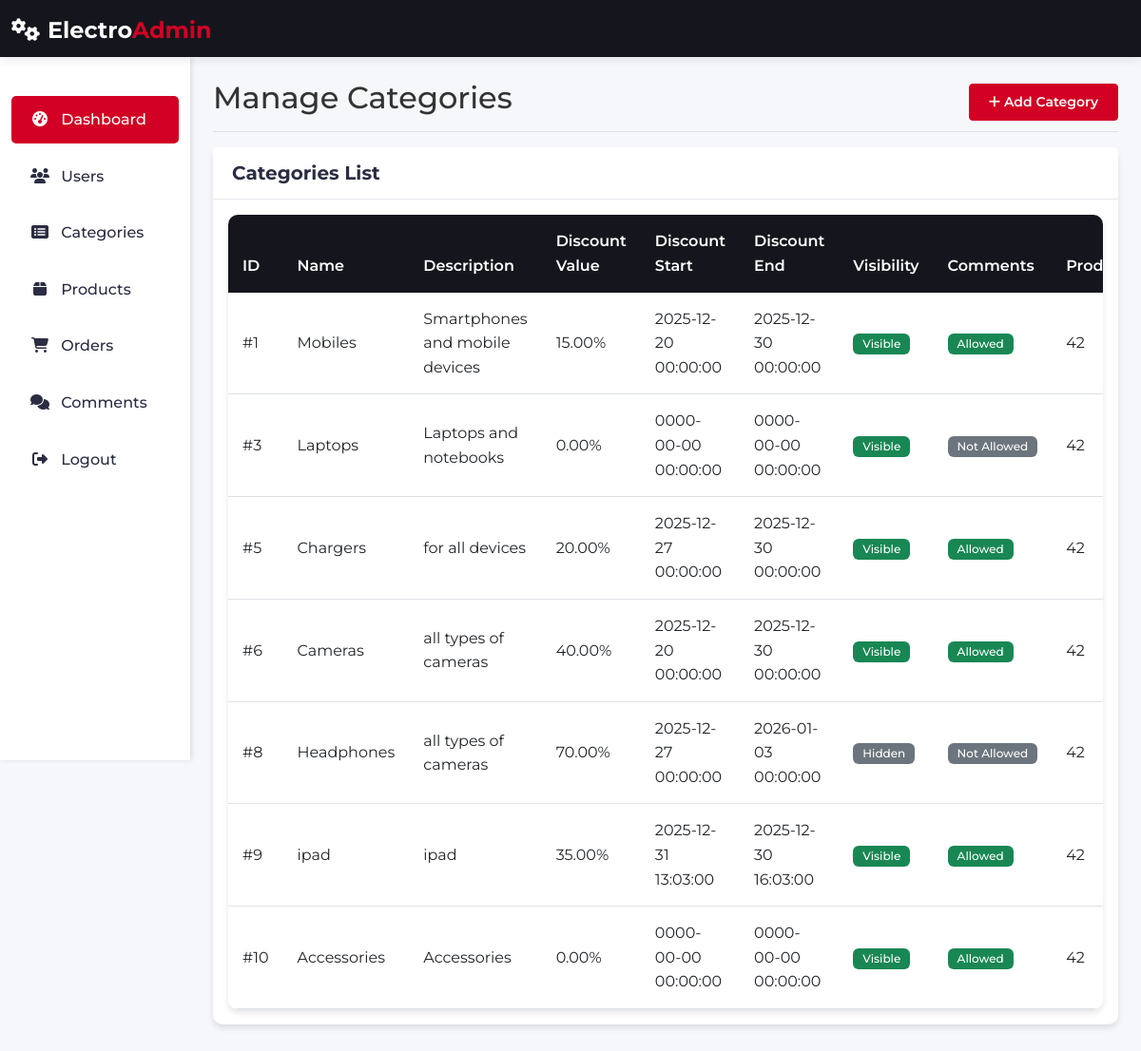
The app's page /admin/categories.php with its own data.
### tables this page shows
CREATE TABLE IF NOT EXISTS `categories` (
  `id` int NOT NULL AUTO_INCREMENT,
  `name` varchar(100) NOT NULL,
  `description` text,
  `discount_value` decimal(10,2) DEFAULT NULL,
  `discount_start` datetime DEFAULT NULL,
  `discount_end` datetime DEFAULT NULL,
  `visibility` tinyint(1) DEFAULT '1',
  `allow_comments` tinyint(1) DEFAULT '1',
  PRIMARY KEY (`id`)
);

### admin/config/database.php (called while the page is built, shortened)
<?php
class DatabasePDO
{
    private static $instance = null;
    private $conn;
    private function __construct()
    {
        $dsn = "mysql:host=" . DB_HOST . ";dbname=" . DB_NAME . ";charset=utf8mb4";
        $this->conn = new PDO($dsn, DB_USER, DB_PASS, [
            PDO::ATTR_ERRMODE => PDO::ERRMODE_EXCEPTION
        ]);
    }
    public static function getInstance()
    {
        if (self::$instance === null) {
            self::$instance = new DatabasePDO();
        }
        return self::$instance;
    }
    public function query($sql, $params = [])
    {
        $stmt = $this->conn->prepare($sql);
        $stmt->execute($params);
        return $stmt;
    }
}
$db = DatabasePDO::getInstance();

### admin/categories.php (the view, shortened to what this page needs)
<?php
require_once 'config/database.php';
?>
<!DOCTYPE html>
<html lang="en">
<head>
    <link href="https://cdn.jsdelivr.net/npm/bootstrap@5.3.0-alpha1/dist/css/bootstrap.min.css" rel="stylesheet">
    <link rel="stylesheet" href="https://cdnjs.cloudflare.com/ajax/libs/font-awesome/6.4.0/css/all.min.css">
    <link rel="stylesheet" href="assets/css/admin-style.css">
</head>
<body>
    <?php
    include('includes/header.php');
    ?>
    <div class="container-fluid">
        <div class="row">
            <?php
            include('includes/sidebar.php');
            ?>
            <main class="col-md-9 ms-sm-auto col-lg-10 px-md-4 mt-5">
                <div class="d-flex justify-content-between flex-wrap flex-md-nowrap align-items-center pt-3 pb-2 mb-3 border-bottom">
                    <h1 class="h2">Manage Categories</h1>
                    <button class="btn btn-sm btn-primary" data-bs-toggle="modal" data-bs-target="#addCategory">
                        <i class="fas fa-plus"></i> Add Category
                    </button>
                </div>
                <div class="card">
                    <div class="card-header">
                        <h5 class="mb-0">Categories List</h5>
                    </div>
                    <div class="card-body">
                        <div class="table-responsive">
                            <table class="table table-hover">
                                <thead>
                                    <tr>
                                        <th>ID</th>
                                        <th>Name</th>
                                        <th>Description</th>
                                        <th>Discount Value</th>
                                        <th>Discount Start</th>
                                        <th>Discount End</th>
                                        <th>Visibility</th>
                                        <th>Comments</th>
                                        <th>Products</th>
                                    </tr>
                                </thead>
                                <tbody>
                                    <?php
                                    $sql = "SELECT * FROM categories";
                                    $result = $db->query($sql);
                                    $categories = $result->fetchAll(PDO::FETCH_ASSOC);
                                    if (count($categories) > 0):
                                        foreach ($categories as $category) :
                                    ?>
                                            <tr>
                                                <td>#<?= $category['id'] ?></td>
                                                <td><strong></strong><?= $category['name'] ?></td>
                                                <td><?= $category['description'] ?></td>
                                                <td>
                                                    <?= !empty($category['discount_value']) ? $category['discount_value'] . '%' : 'No Discount'; ?>
                                                </td>
                                                <td>
                                                    <?= !empty($category['discount_start']) ? $category['discount_start'] . '' : 'No Discount'; ?>
                                                </td>
                                                <td>
                                                    <?= !empty($category['discount_end']) ? $category['discount_end'] . '' : 'No Discount'; ?>
                                                </td>
                                                <td>
                                                    <span class="badge <?= $category['visibility'] ? 'bg-success' : 'bg-secondary'; ?>">
                                                        <?= $category['visibility'] ? 'Visible' : 'Hidden'; ?>
                                                    </span>
                                                </td>
                                                <td>
                                                    <span class="badge <?= $category['allow_comments'] ? 'bg-success' : 'bg-secondary'; ?>">
                                                        <?= $category['allow_comments'] ? 'Allowed' : 'Not Allowed'; ?>
                                                    </span>
                                                </td>
                                                <td>42</td>
                                            </tr>
                                    <?php
                                        endforeach;
                                    endif;
                                    ?>
                                </tbody>
                            </table>
                        </div>
                    </div>
                </div>
            </main>
</body>
</html>

### admin/assets/css/admin-style.css (style rules this page uses)
:root { --body-color: #333; --headers-color: #2B2D42; --primary-color: #D10024; --dark-color: #15161D; --dark-alt: #1E1F29; --grey-light: #E4E7ED; --grey-lighter: #FBFBFC; --grey-medium: #8D99AE; --grey-dark: #B9BABC; }
* { margin: 0; padding: 0; box-sizing: border-box; }
body { font-family: 'Montserrat', sans-serif; color: var(--body-color); background-color: #f5f7fb; line-height: 1.6; overflow-x: hidden; }
h1, h2, h3, h4, h5, h6 { color: var(--headers-color); font-weight: 700; }
.btn-primary { background-color: var(--primary-color); border-color: var(--primary-color); padding: 8px 20px; font-weight: 600; transition: all 0.3s ease; }
main { margin-top: 60px; padding: 20px; min-height: calc(100vh - 60px); }
.table-responsive { border-radius: 10px; overflow: hidden; box-shadow: 0 4px 6px rgba(0, 0, 0, 0.1); }
.table { margin-bottom: 0; }
.table thead th { background-color: var(--dark-color); color: white; border: none; font-weight: 600; padding: 15px; }
.table tbody td { padding: 15px; vertical-align: middle; }
.badge { padding: 5px 10px; font-weight: 500; }
.card { border: none; border-radius: 10px; box-shadow: 0 4px 6px rgba(0, 0, 0, 0.1); margin-bottom: 20px; }
.card-header { background-color: white; border-bottom: 1px solid var(--grey-light); padding: 15px 20px; font-weight: 600; }

### records on screen
categories: id "1", name "Mobiles", description "Smartphones and mobile devices", discount_value "15.00", discount_start "2025-12-20 00:00:00", discount_end "2025-12-30 00:00:00", visibility "Visible", allow_comments "Allowed"
categories: id "3", name "Laptops", description "Laptops and notebooks", discount_value "0.00", discount_start "0000-00-00 00:00:00", discount_end "0000-00-00 00:00:00", visibility "Visible", allow_comments "Not Allowed"
categories: id "5", name "Chargers", description "for all devices", discount_value "20.00", discount_start "2025-12-27 00:00:00", discount_end "2025-12-30 00:00:00", visibility "Visible", allow_comments "Allowed"
categories: id "6", name "Cameras", description "all types of cameras", discount_value "40.00", discount_start "2025-12-20 00:00:00", discount_end "2025-12-30 00:00:00", visibility "Visible", allow_comments "Allowed"
categories: id "8", name "Headphones", description "all types of cameras", discount_value "70.00", discount_start "2025-12-27 00:00:00", discount_end "2026-01-03 00:00:00", visibility "Hidden", allow_comments "Not Allowed"
categories: id "9", name "ipad", description "ipad", discount_value "35.00", discount_start "2025-12-31 13:03:00", discount_end "2025-12-30 16:03:00", visibility "Visible", allow_comments "Allowed"
categories: id "10", name "Accessories", description "Accessories", discount_value "0.00", discount_start "0000-00-00 00:00:00", discount_end "0000-00-00 00:00:00", visibility "Visible", allow_comments "Allowed"
